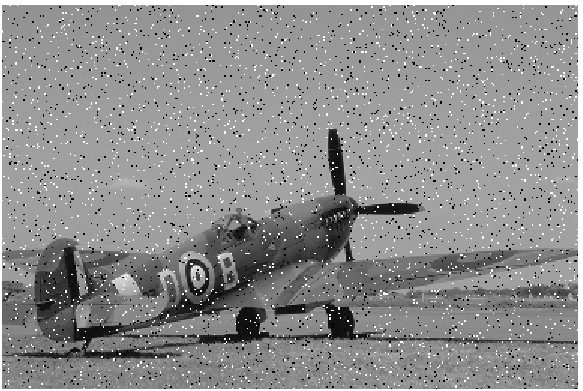
#> input picture images/plane_noisy.png, 583 x 391 px
$ python MedianFilter.py
#> lines starting #> are read from the running program, lines starting #| are printed output that depends on the picture
import numpy as np
import cv2

img=cv2.imread('images/plane_noisy.png',cv2.IMREAD_GRAYSCALE)
#> img is the input picture: shape (391, 583); min 0, max 255, mean 141.9
img_out=img.copy()

height=img.shape[0]
#> height = 391
width=img.shape[1]
#> width = 583

for i in np.arange(3, height-3):
    for j in np.arange(3, width-3):
        neighbors=[]
        for k in np.arange(-3,4):
            for l in np.arange(-3,4):
                a=img.item(i+k,j+l)
                neighbors.append(a)
        neighbors.sort()
        median=neighbors[24]
        b=median
        img_out.itemset((i,j),b)
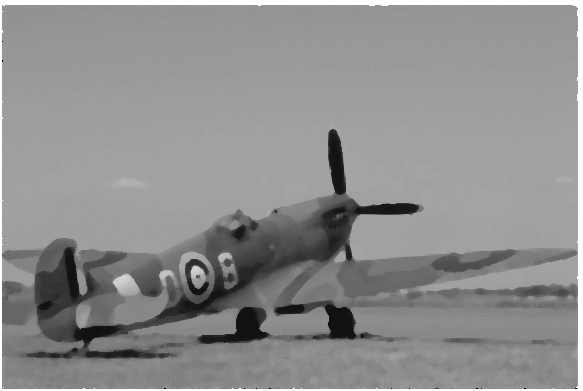
#> img_out: shape (391, 583); min 0, max 255, mean 142.7

cv2.imwrite('images/filter_median.jpg',img_out)
cv2.imshow('image',img_out)
cv2.waitKey(0)
cv2.destroyAllWindows()
